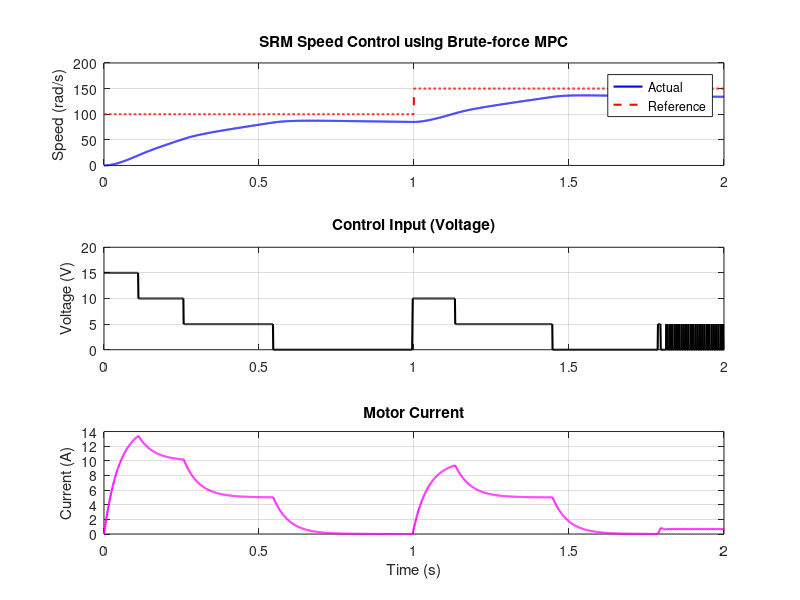

MATLAB code for this plot:
clc;
clear;
close all;

%% ========================
%  Motor Parameters (Simplified SRM)
%  ========================
J = 0.01; 
B = 0.001;
Kt = 0.2;
L = 0.05;
Rs = 1;
Ts = 0.001;   % Sampling time

%% ========================
%  MPC Parameters
%  ========================
Np = 5;          % Prediction horizon
Q = 10;          % Weight on speed error
R_weight = 0.1;  % Weight on control effort

%% ========================
%  Simulation Setup
%  ========================
t_end = 2;               % seconds
time = 0:Ts:t_end;
N = length(time);

% Speed reference profile (step change)
halfN = floor(N/2);
omega_ref = [ones(1,halfN)*100, ones(1,N-halfN)*150]; % rad/s

% Initialize variables
omega = zeros(1,N); % Motor speed
i = zeros(1,N);     % Motor current
u = zeros(1,N);     % Control voltage

%% ========================
%  Simulation Loop
%  ========================
for k = 1:N-1
    best_cost = inf;
    best_u = u(max(k-1,1));  % Start from last applied voltage
    
    for candidate_u = -50:5:50  % Candidate voltages
        omega_pred = omega(k);
        i_pred = i(k);
        cost = 0;
        
        for p = 1:Np
            torque = Kt * i_pred;
            omega_pred = omega_pred + Ts*((torque - B*omega_pred)/J);
            i_pred = i_pred + Ts*((candidate_u - Rs*i_pred)/L);
            
            ref_index = min(k+p, N);
            cost = cost + Q*(omega_ref(ref_index) - omega_pred)^2 + ...
                          R_weight*(candidate_u)^2;
        end
        
        if cost < best_cost
            best_cost = cost;
            best_u = candidate_u;
        end
    end
    
    % Apply best control
    u(k) = best_u;
    
    % Update actual motor dynamics
    torque = Kt * i(k);
    omega(k+1) = omega(k) + Ts*((torque - B*omega(k))/J);
    i(k+1) = i(k) + Ts*((u(k) - Rs*i(k))/L);
end

%% ========================
%  Plot results
%  ========================
figure;

subplot(3,1,1);
plot(time, omega, 'b', 'LineWidth', 1.5); hold on;
plot(time, omega_ref, 'r--', 'LineWidth', 1.5);
ylabel('Speed (rad/s)');
legend('Actual','Reference');
title('SRM Speed Control using Brute-force MPC');
grid on;

subplot(3,1,2);
plot(time, u, 'k', 'LineWidth', 1.5);
ylabel('Voltage (V)');
title('Control Input (Voltage)');
grid on;

subplot(3,1,3);
plot(time, i, 'm', 'LineWidth', 1.5);
xlabel('Time (s)');
ylabel('Current (A)');
title('Motor Current');
grid on;
